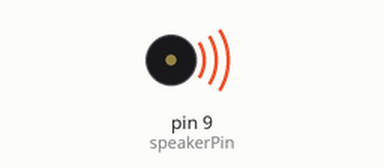
This sketch was run on a simulated Arduino Uno, built for the host (arithmetic inside an expression is 32-bit, double 64-bit). Parts: buzzer (waves = sounding).

Above: at 0.5 s.
Timing chart, 0 to 4.6 s (numbered marks = the images above):
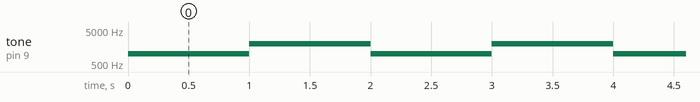

The sketch:

TCP_TESTING.ino
```cpp
#include <ezButton.h>
#include "C:\Users\rocco\OneDrive\Desktop\Arduino_TCP\DF_PLAYER_MINI.h"
#include "C:\Users\rocco\OneDrive\Desktop\Arduino_TCP\WiFi_Setter.h"

const int speakerPin = 9; // Replace with the actual pin connected to the speaker

void setup() {
  pinMode(speakerPin, OUTPUT);
}

void loop() {
  // Generate a 1 kHz tone for 1 second
  tone(speakerPin, 1000, 1000);
  delay(1000); // Pause for 1 second

  // Generate a 2 kHz tone for 1 second
  tone(speakerPin, 2000, 1000);
  delay(1000); // Pause for 1 second
}
```

Measured:
- by itself, tone on pin 9 (speakerPin): alternates 2000 Hz for 1.0 s and 1000 Hz for 1.0 s
